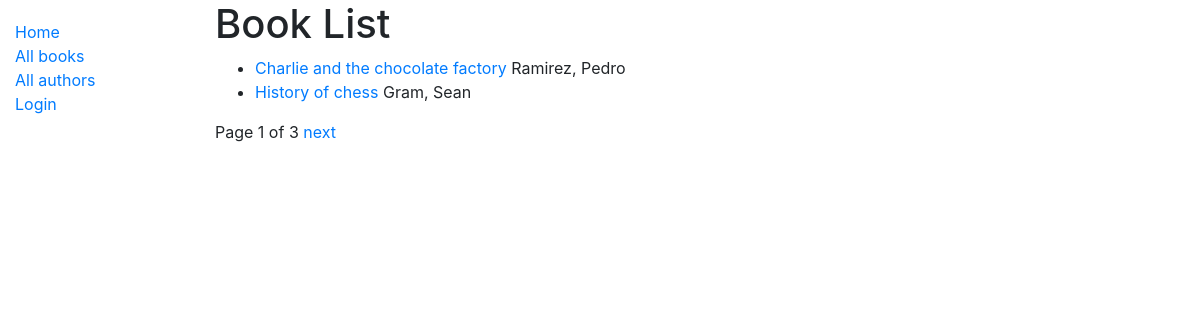
/catalog/books/, run on the app's committed database.
### catalog/models.py (models this page shows, shortened)
class Book(models.Model):
    title = models.CharField(max_length=200)
    author = models.ForeignKey('Author', on_delete=models.SET_NULL, null=True)
    summary = models.TextField(max_length=1000, help_text='Enter a brief description of the book')
    isbn = models.CharField('ISBN', max_length=13,
                            help_text='13 Character <a href="https://www.isbn-international.org/content/what-isbn">ISBN number</a>')
    genre = models.ManyToManyField(Genre, help_text='Select a genre for this book')
    language = models.ForeignKey('Language', on_delete=models.SET_NULL, null=True)
    def get_absolute_url(self):
        return reverse('book-detail', args=[str(self.id)])
    def display_genre(self):
        """Create a string for the Genre. This is required to display Genre on admin."""
        return ', '.join(genre.name for genre in self.genre.all()[:3])
    display_genre.short_description = 'Genre'

class Author(models.Model):
    first_name = models.CharField(max_length=100)
    last_name = models.CharField(max_length=100)
    date_of_birth = models.DateField(null=True, blank=True)
    date_of_death = models.DateField('died', null=True, blank=True)
    class Meta:
        ordering = ['last_name', 'first_name']
    def __str__(self):
        return f'{self.last_name}, {self.first_name}'

### catalog/views.py (the view)
# urls.py: path('books/', views.BookListView.as_view(), name='books'),
class BookListView(generic.ListView):
    model = Book
    context_object_name = 'my_book_list'  # your own name for the list as a template variable
    template_name = 'catalog/list_of_books.html'  # Specify own template name/location
    paginate_by = 2
    def get_queryset(self):
        return Book.objects.all()
    def get_context_data(self, *, object_list=None, **kwargs):
        context = super(BookListView, self).get_context_data(**kwargs)
        context['some_data'] = 'This is just some data'
        return context

### catalog/templates/catalog/list_of_books.html
{% extends 'base_generic.html' %}
{% block content %}
    <h1>Book List</h1>
    {% if my_book_list %}
        <ul>
            {% for book in my_book_list %}
                <li>
                    <a href="{{ book.get_absolute_url }}">{{ book.title }}</a> {{ book.author }}
                </li>
            {% endfor %}
        </ul>
    {% else %}
        <p>There are no books in the library</p>
    {% endif %}
{% endblock %}

### data on the page
Book: title "Charlie and the chocolate factory", author "Ramirez, Pedro"
Book: title "History of chess", author "Gram, Sean"

### other printed values
{{ page_obj.number }} "1"
{{ page_obj.paginator.num_pages }} "3"
